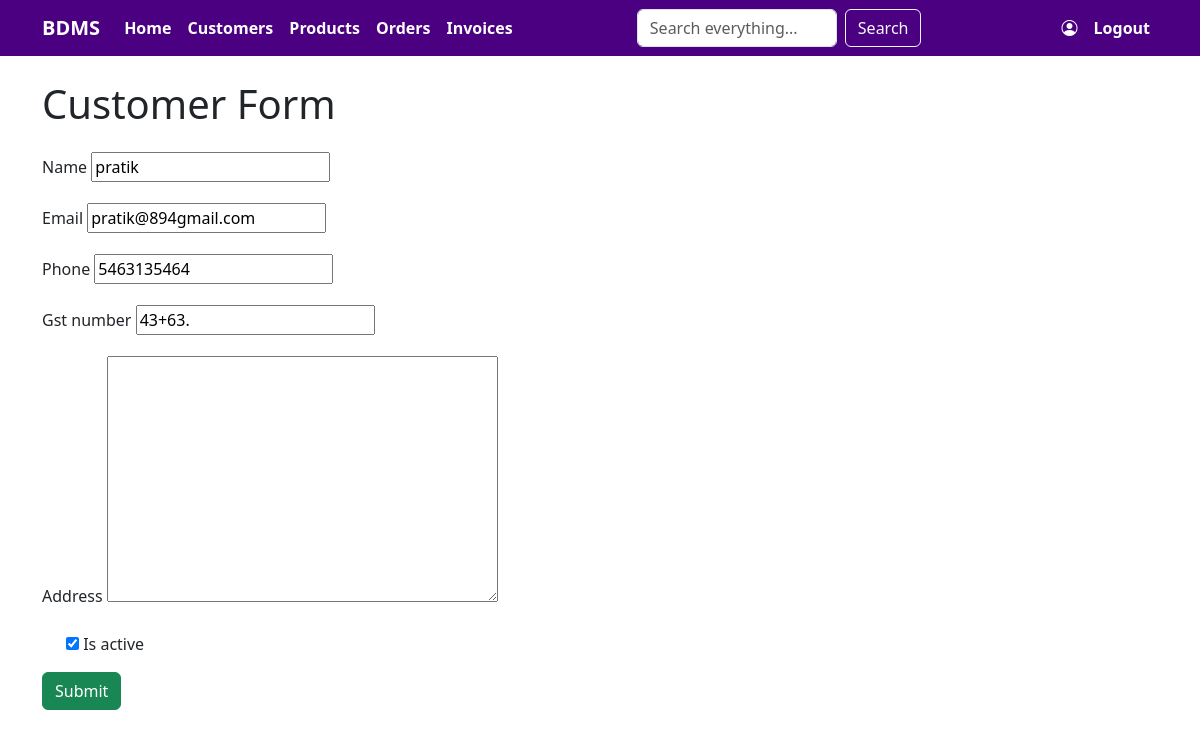
Screenshot of /custmers/edit/3/ (signed in) with the database file from the repository.
### custmers/models.py (models this page shows, shortened)
class custmer(models.Model):
    name=models.CharField(max_length=100)
    email=models.EmailField(unique=True)
    phone=models.CharField(max_length=10)
    gst_number=models.CharField(max_length=20,blank=True,null=True)
    address=models.TextField(blank=True)
    is_active=models.BooleanField(default=True)
    created_at=models.DateField(auto_now_add=True)

### custmers/views.py (the view)
# urls.py: path('edit/<int:pk>/',views.custmer_update,name='custmer_edit'),
@login_required
@staff_required
def custmer_update(request,pk):
    custmer_obj=get_object_or_404(custmer,pk=pk)
    form=CustmerForm(request.POST or None, instance=custmer_obj)
    if form.is_valid():
        form.save()
        return redirect('custmer_list')
    return render (request,'custmer/custmer_form.html',{'form':form})

### custmers/forms.py
class CustmerForm(forms.ModelForm):
    class Meta:
        model=custmer
        fields=['name','email','phone','gst_number','address','is_active']

### accounts/permissions.py (called while the page is built)
def role_required(allowed_roles):
    def decorator(view_func):
        @wraps(view_func)
        def _wrapped_view(request, *args, **kwargs):
            if not request.user.is_authenticated:
                messages.error(request, 'Please login to access this page.')
                return redirect('login')
            try:
                user_profile = request.user.profile
                if user_profile.role not in allowed_roles:
                    messages.error(request, 'You do not have permission to access this page.')
                    return redirect('dashboard')  # or appropriate redirect
            except profile.DoesNotExist:
                messages.error(request, 'Profile not found. Please contact administrator.')
                return redirect('login')
            return view_func(request, *args, **kwargs)
        return _wrapped_view
    return decorator

### custmers/templates/custmer/custmer_form.html (shortened to what this page needs)
<!DOCTYPE html>
<html lang="en">
<head>
    <link href="https://cdn.jsdelivr.net/npm/bootstrap@5.3.0/dist/css/bootstrap.min.css" rel="stylesheet">
    <link rel="stylesheet" href="https://cdn.jsdelivr.net/npm/bootstrap-icons@1.10.0/font/bootstrap-icons.css">
</head>
<body>
    <nav class="navbar navbar-expand-lg navbar-dark">
        <div class="container">
            <a class="navbar-brand fw-bold text-white" href="/">BDMS</a>
            <div class="collapse navbar-collapse" id="navbarNav">
                <ul class="navbar-nav me-auto">
                    {% if user.is_authenticated %}
                    <li class="nav-item">
                        <a class="nav-link fw-bold text-white" href="/">Home</a>
                    </li>
                    <li class="nav-item">
                        <a class="nav-link fw-bold text-white" href="/custmers/">Customers</a>
                    </li>
                    <li class="nav-item">
                        <a class="nav-link fw-bold text-white" href="/products/">Products</a>
                    </li>
                    <li class="nav-item">
                        <a class="nav-link fw-bold text-white" href="/orders/">Orders</a>
                    </li>
                    <li class="nav-item">
                        <a class="nav-link fw-bold text-white" href="/billings/">Invoices</a>
                    </li>
                    {% endif %}
                </ul>
                <form class="d-flex me-3" method="get" action="/search/">
                    <input class="form-control me-2" type="search" name="q" placeholder="Search everything..." aria-label="Search" style="width: 200px;">
                    <button class="btn btn-outline-light" type="submit">Search</button>
                </form>
                <ul class="navbar-nav ms-auto">
                    {% if user.is_authenticated %}
                    <li class="nav-item">
                        <a class="nav-link fw-bold text-white" href="/accounts/profile/" title="{{ user.username }}"><i class="bi bi-person-circle"></i></a>
                    </li>
                    <li class="nav-item">
                        <a class="nav-link fw-bold text-white" href="/accounts/logout/">Logout</a>
                    </li>
                    {% endif %}
                </ul>
            </div>
        </div>
    </nav>
    <div class="container mt-4">
        <h1>Customer Form</h1>
        <form method="post" class="mt-4">
            <div class="mb-3">
                <label for="{{ form.name.id_for_label }}" class="form-label">{{ form.name.label }}</label>
                {{ form.name }}
            </div>
            <div class="mb-3">
                <label for="{{ form.email.id_for_label }}" class="form-label">{{ form.email.label }}</label>
                {{ form.email }}
            </div>
            <div class="mb-3">
                <label for="{{ form.phone.id_for_label }}" class="form-label">{{ form.phone.label }}</label>
                {{ form.phone }}
            </div>
            <div class="mb-3">
                <label for="{{ form.gst_number.id_for_label }}" class="form-label">{{ form.gst_number.label }}</label>
                {{ form.gst_number }}
            </div>
            <div class="mb-3">
                <label for="{{ form.address.id_for_label }}" class="form-label">{{ form.address.label }}</label>
                {{ form.address }}
            </div>
            <div class="mb-3 form-check">
                {{ form.is_active }}
                <label for="{{ form.is_active.id_for_label }}" class="form-check-label">{{ form.is_active.label }}</label>
            </div>
            <button type="submit" class="btn btn-success">Submit</button>
        </form>
    </div>
</body>
</html>

### custmers/templates/custmer/custmer_form.html (style rules this page uses)
.navbar { background-color: #4B0082 !important; }

### rows the page displays
custmer: name "pratik", email "pratik@894gmail.com", phone "5463135464", gst_number "43+63.", is_active "☑"
